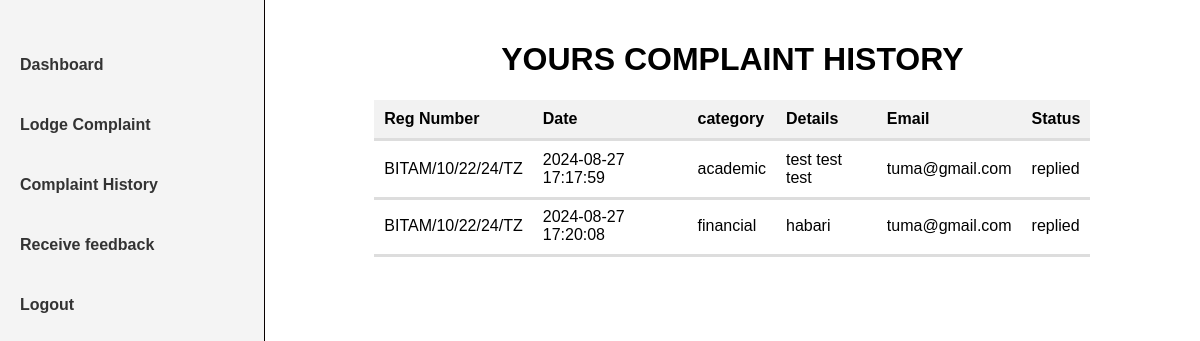
/complaint-history.php (signed in), run on the app's committed database.
### tables this page shows
CREATE TABLE `complain` (
  `complain_id` int(11) NOT NULL,
  `registration_number` varchar(255) DEFAULT NULL,
  `category` varchar(255) DEFAULT NULL,
  `complaint_detail` text DEFAULT NULL,
  `Time` timestamp NOT NULL DEFAULT current_timestamp() ON UPDATE current_timestamp(),
  `complaint_related_document` blob DEFAULT NULL,
  `id` int(11) NOT NULL,
  `status` varchar(10) NOT NULL
);

CREATE TABLE `student` (
  `id` int(11) NOT NULL,
  `first_name` varchar(255) DEFAULT NULL,
  `last_name` varchar(255) DEFAULT NULL,
  `registration` varchar(255) DEFAULT NULL,
  `email` varchar(255) DEFAULT NULL,
  `password` varchar(255) DEFAULT NULL
);

### complaint-history.php (the view, shortened to what this page needs)
<?php
include ('db_connect.php');
$student_id = $_SESSION['student_id'];
$query = "SELECT complain.category, complain.Time, complain.complaint_detail, complain.complaint_related_document,
student.first_name, student.registration, student.email, complain.status FROM complain
INNER JOIN student ON complain.id = student.id WHERE student.id = '$student_id'";
$result = $conn->query($query);
?>
<!DOCTYPE html>
<html lang="en">
<head>
</head>
<body>
    <div class="sidebar">
        <nav>
            <ul>
                <li><a href="dashboard.php">Dashboard</a></li>
                <li> <a href="lodge-complaint.php">Lodge Complaint</a></li>
                <li><a href="complaint-history.php">Complaint History</a></li>
                <li> <a href="receive.php">Receive feedback</a></li>
                <li><a href="logout.php">Logout</a></li>
            </ul>
        </nav>
    </div>
    <div class="main-content">
        <h1>YOURS COMPLAINT HISTORY</h1>
        <table>
            <thead>
                <tr>
                    <th>Reg Number</th>
                    <th>Date</th>
                    <th>category</th>
                    <th>Details</th>
                    <th>Email</th>
                    <th>Status</th>
                </tr>
            </thead>
            <tbody>
              <?php
                while ($row = $result->fetch_assoc()){
                    echo "<tr>";
                    echo "<td>{$row['registration']}</td>";
                    echo "<td>{$row['Time']}</td>";
                    echo "<td>{$row['category']}</td>";
                    echo "<td>{$row['complaint_detail']}</td>";
                    echo "<td>{$row['email']}</td>";
                    echo "<td>{$row['status']}</td>";
                    echo "<tr>";
                }
              ?>
            </tbody>
        </table>
    </div>
</body>
</html>

### complaint-history.php (style rules this page uses)
body { display: flex; height: 100vh; margin: 0; font-family: Arial, sans-serif; }
.sidebar { width: 20%; background-color: #f4f4f4; padding: 20px; border-right: 1px solid #080000; }
.sidebar nav ul { list-style: none; padding: 0; }
.sidebar nav ul li { margin: 10px 0; height: 50px; display: flex; align-items: center; }
.sidebar nav ul li a { text-decoration: none; color: #333; font-weight: bold; padding: 10px 0; display: block; width: 100%; }
.main-content { width: 80%; padding: 20px; }
table { width: 80%; border-collapse: collapse; font-family: Arial, sans-serif; margin: 0 auto; }
th, td { padding: 10px; text-align: left; border-bottom: 3px solid #ddd; }
th { background-color: #f2f2f2; }
h1 { text-align: center; }

### data on the page
complain: id.registration "BITAM/10/22/24/TZ", Time "2024-08-27 17:17:59", category "academic", complaint_detail "test test test", id.email "tuma@gmail.com", status "replied"
complain: id.registration "BITAM/10/22/24/TZ", Time "2024-08-27 17:20:08", category "financial", complaint_detail "habari", id.email "tuma@gmail.com", status "replied"
